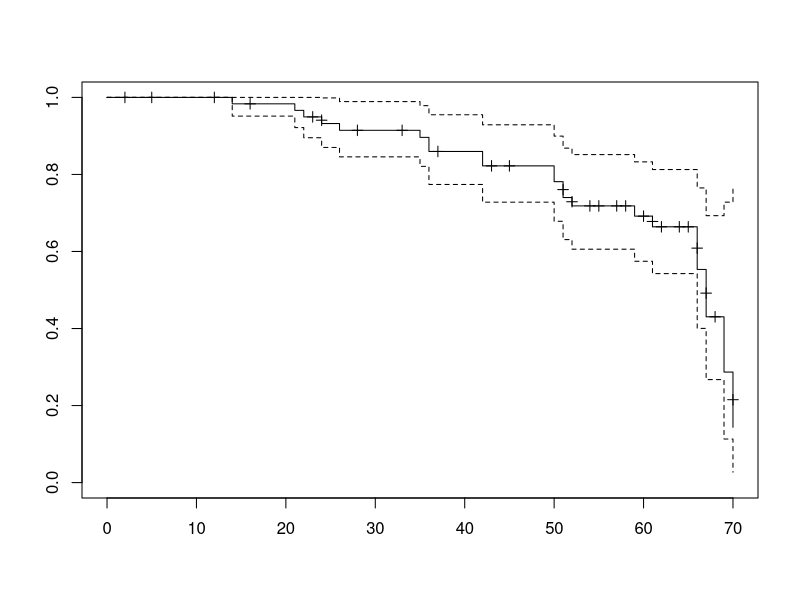
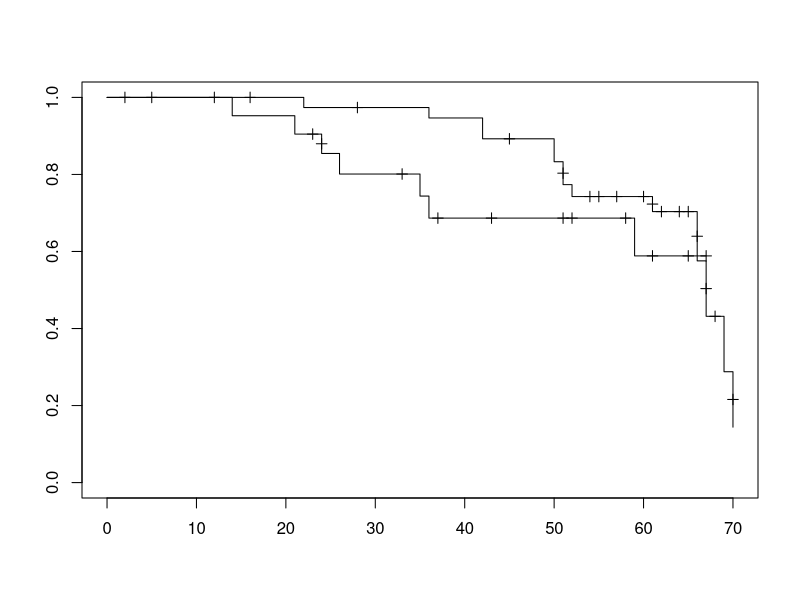

The R script that drew these images, in order:
## ---- chunk 1
knitr::opts_chunk$set(echo = TRUE, comment = "")
## ---- chunk 2
library(tidyverse)
library(survival)

theme_set(theme_bw())
## ---- chunk 3
var_names <- c("patient", "treatment", "time", "status", "age", "psa", "size", "gleason")
prostate <- read_delim ("prostate_cancer.txt", delim = " ", col_names = var_names)

glimpse(prostate)
## ---- chunk 4
Surv(prostate$time, prostate$status)

km1 <- survfit(Surv(prostate$time, prostate$status) ~ 1) # el 1 es xq es sin grupos

plot(km1, mark.time = T)
## ---- chunk 5
km2 <- survfit(Surv(prostate$time, prostate$status) ~ prostate$treatment) # el 1 es xq es sin grupos

plot(km2, mark.time = T)

